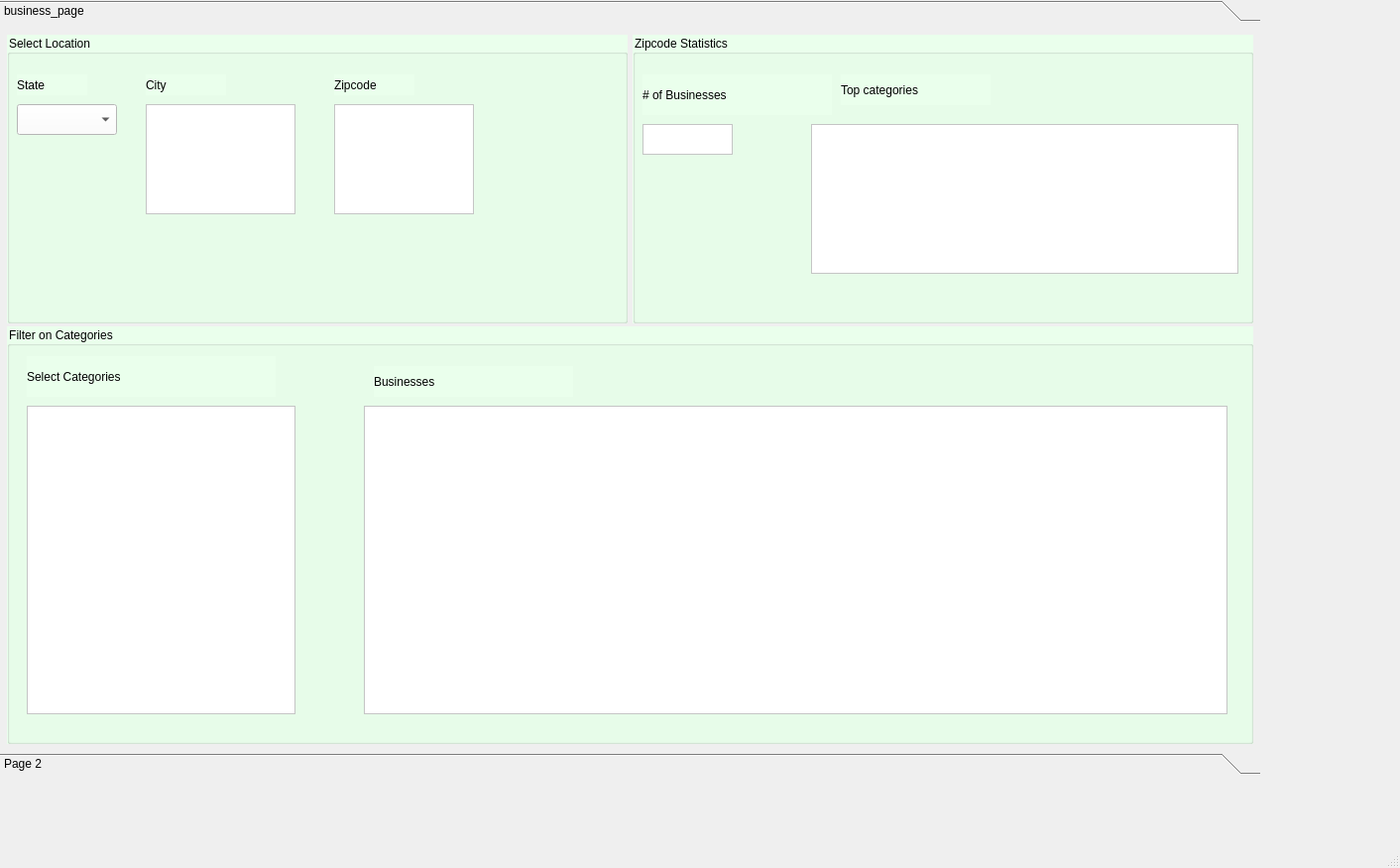
<?xml version="1.0" encoding="UTF-8"?>
<ui version="4.0">
 <class>MainWindow</class>
 <widget class="QMainWindow" name="MainWindow">
  <property name="geometry">
   <rect>
    <x>0</x>
    <y>0</y>
    <width>1412</width>
    <height>875</height>
   </rect>
  </property>
  <property name="windowTitle">
   <string>MainWindow</string>
  </property>
  <widget class="QWidget" name="centralwidget">
   <widget class="QToolBox" name="toolBox">
    <property name="geometry">
     <rect>
      <x>0</x>
      <y>0</y>
      <width>1271</width>
      <height>781</height>
     </rect>
    </property>
    <property name="currentIndex">
     <number>0</number>
    </property>
    <widget class="QWidget" name="widget">
     <property name="geometry">
      <rect>
       <x>0</x>
       <y>0</y>
       <width>1271</width>
       <height>729</height>
      </rect>
     </property>
     <attribute name="label">
      <string>business_page</string>
     </attribute>
     <widget class="QGroupBox" name="businessLocation">
      <property name="geometry">
       <rect>
        <x>7</x>
        <y>7</y>
        <width>626</width>
        <height>291</height>
       </rect>
      </property>
      <property name="styleSheet">
       <string notr="true">background-color: rgb(234, 255, 236);
font: 10pt &quot;MS Shell Dlg 2&quot;;</string>
      </property>
      <property name="title">
       <string>Select Location</string>
      </property>
      <widget class="QComboBox" name="stateList">
       <property name="geometry">
        <rect>
         <x>10</x>
         <y>70</y>
         <width>101</width>
         <height>31</height>
        </rect>
       </property>
       <property name="styleSheet">
        <string notr="true">background-color: rgb(255, 255, 255);</string>
       </property>
      </widget>
      <widget class="QLabel" name="label">
       <property name="geometry">
        <rect>
         <x>10</x>
         <y>40</y>
         <width>71</width>
         <height>21</height>
        </rect>
       </property>
       <property name="styleSheet">
        <string notr="true">font: 10pt &quot;Arial&quot;;</string>
       </property>
       <property name="text">
        <string>State</string>
       </property>
      </widget>
      <widget class="QLabel" name="label_2">
       <property name="geometry">
        <rect>
         <x>140</x>
         <y>40</y>
         <width>81</width>
         <height>21</height>
        </rect>
       </property>
       <property name="styleSheet">
        <string notr="true">font: 10pt &quot;Arial&quot;;</string>
       </property>
       <property name="text">
        <string>City</string>
       </property>
      </widget>
      <widget class="QListWidget" name="cityList">
       <property name="geometry">
        <rect>
         <x>140</x>
         <y>70</y>
         <width>151</width>
         <height>111</height>
        </rect>
       </property>
       <property name="styleSheet">
        <string notr="true">background-color: rgb(255, 255, 255);</string>
       </property>
      </widget>
      <widget class="QLabel" name="label_3">
       <property name="geometry">
        <rect>
         <x>330</x>
         <y>40</y>
         <width>81</width>
         <height>21</height>
        </rect>
       </property>
       <property name="styleSheet">
        <string notr="true">font: 10pt &quot;Arial&quot;;</string>
       </property>
       <property name="text">
        <string>Zipcode</string>
       </property>
      </widget>
      <widget class="QListWidget" name="zipList">
       <property name="geometry">
        <rect>
         <x>330</x>
         <y>70</y>
         <width>141</width>
         <height>111</height>
        </rect>
       </property>
       <property name="styleSheet">
        <string notr="true">background-color: rgb(255, 255, 255);</string>
       </property>
      </widget>
     </widget>
     <widget class="QGroupBox" name="businessLocation_2">
      <property name="geometry">
       <rect>
        <x>638</x>
        <y>7</y>
        <width>626</width>
        <height>291</height>
       </rect>
      </property>
      <property name="styleSheet">
       <string notr="true">background-color: rgb(234, 255, 236);
font: 10pt &quot;Arial&quot;;</string>
      </property>
      <property name="title">
       <string>Zipcode Statistics</string>
      </property>
      <widget class="QLabel" name="label_6">
       <property name="geometry">
        <rect>
         <x>10</x>
         <y>40</y>
         <width>191</width>
         <height>41</height>
        </rect>
       </property>
       <property name="styleSheet">
        <string notr="true">font: 10pt &quot;Arial&quot;;</string>
       </property>
       <property name="text">
        <string># of Businesses</string>
       </property>
      </widget>
      <widget class="QLabel" name="label_8">
       <property name="geometry">
        <rect>
         <x>210</x>
         <y>40</y>
         <width>151</width>
         <height>31</height>
        </rect>
       </property>
       <property name="styleSheet">
        <string notr="true">font: 10pt &quot;Arial&quot;;</string>
       </property>
       <property name="text">
        <string>Top categories</string>
       </property>
      </widget>
      <widget class="QTableWidget" name="topCategory">
       <property name="geometry">
        <rect>
         <x>180</x>
         <y>90</y>
         <width>431</width>
         <height>151</height>
        </rect>
       </property>
       <property name="styleSheet">
        <string notr="true">background-color: rgb(255, 255, 255);
font: 8pt &quot;MS Shell Dlg 2&quot;;</string>
       </property>
       <attribute name="verticalHeaderVisible">
        <bool>false</bool>
       </attribute>
      </widget>
      <widget class="QListWidget" name="numBusinesses">
       <property name="geometry">
        <rect>
         <x>10</x>
         <y>90</y>
         <width>91</width>
         <height>31</height>
        </rect>
       </property>
       <property name="styleSheet">
        <string notr="true">background-color: rgb(255, 255, 255);</string>
       </property>
      </widget>
     </widget>
     <widget class="QGroupBox" name="businessGroup">
      <property name="geometry">
       <rect>
        <x>7</x>
        <y>301</y>
        <width>1257</width>
        <height>421</height>
       </rect>
      </property>
      <property name="styleSheet">
       <string notr="true">background-color: rgb(234, 255, 236);
font: 10pt &quot;Arial&quot;;
</string>
      </property>
      <property name="title">
       <string>Filter on Categories</string>
      </property>
      <widget class="QTableWidget" name="businessTable">
       <property name="geometry">
        <rect>
         <x>360</x>
         <y>80</y>
         <width>871</width>
         <height>311</height>
        </rect>
       </property>
       <property name="styleSheet">
        <string notr="true">background-color: rgb(255, 255, 255);</string>
       </property>
       <attribute name="verticalHeaderVisible">
        <bool>false</bool>
       </attribute>
      </widget>
      <widget class="QLabel" name="label_4">
       <property name="geometry">
        <rect>
         <x>370</x>
         <y>40</y>
         <width>201</width>
         <height>31</height>
        </rect>
       </property>
       <property name="text">
        <string>Businesses</string>
       </property>
      </widget>
      <widget class="QLabel" name="label_5">
       <property name="geometry">
        <rect>
         <x>20</x>
         <y>30</y>
         <width>251</width>
         <height>41</height>
        </rect>
       </property>
       <property name="text">
        <string>Select Categories</string>
       </property>
      </widget>
      <widget class="QListWidget" name="categoryList">
       <property name="geometry">
        <rect>
         <x>20</x>
         <y>80</y>
         <width>271</width>
         <height>311</height>
        </rect>
       </property>
       <property name="styleSheet">
        <string notr="true">background-color: rgb(255, 255, 255);</string>
       </property>
      </widget>
     </widget>
    </widget>
    <widget class="QWidget" name="page_2">
     <property name="geometry">
      <rect>
       <x>0</x>
       <y>0</y>
       <width>1271</width>
       <height>729</height>
      </rect>
     </property>
     <attribute name="label">
      <string>Page 2</string>
     </attribute>
    </widget>
   </widget>
  </widget>
  <widget class="QStatusBar" name="statusbar"/>
 </widget>
 <resources/>
 <connections/>
</ui>
